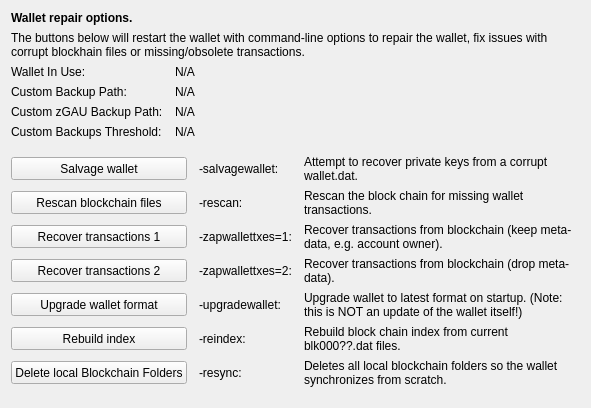
     <widget class="QWidget" name="tab_repair">
      <attribute name="title">
       <string>&amp;Wallet Repair</string>
      </attribute>
      <layout class="QGridLayout" name="gridLayout_4" columnstretch="0,0,0,0">
       <property name="horizontalSpacing">
        <number>12</number>
       </property>
       <item row="0" column="0" colspan="4">
        <widget class="QLabel" name="label_repair_header">
         <property name="font">
          <font>
           <weight>75</weight>
           <bold>true</bold>
          </font>
         </property>
         <property name="text">
          <string>Wallet repair options.</string>
         </property>
        </widget>
       </item>
       <item row="1" column="0" colspan="4">
        <widget class="QLabel" name="label_repair_helptext">
         <property name="font">
          <font>
           <weight>50</weight>
           <bold>false</bold>
          </font>
         </property>
         <property name="text">
          <string>The buttons below will restart the wallet with command-line options to repair the wallet, fix issues with corrupt blockhain files or missing/obsolete transactions.</string>
         </property>
         <property name="wordWrap">
          <bool>true</bool>
         </property>
        </widget>
       </item>
       <item row="2" column="0">
        <widget class="QLabel" name="wallet_path_label">
         <property name="text">
          <string>Wallet In Use:</string>
         </property>
        </widget>
       </item>
       <item row="2" column="1" colspan="3">
        <widget class="QLabel" name="wallet_path">
         <property name="cursor">
          <cursorShape>IBeamCursor</cursorShape>
         </property>
         <property name="text">
          <string>N/A</string>
         </property>
         <property name="textFormat">
          <enum>Qt::PlainText</enum>
         </property>
         <property name="textInteractionFlags">
          <set>Qt::LinksAccessibleByMouse|Qt::TextSelectableByKeyboard|Qt::TextSelectableByMouse</set>
         </property>
        </widget>
       </item>
       <item row="3" column="0">
        <widget class="QLabel" name="wallet_custombackuppath_label">
         <property name="text">
          <string>Custom Backup Path:</string>
         </property>
         <property name="visible">
          <bool>false</bool>
         </property>
        </widget>
       </item>
       <item row="3" column="1" colspan="3">
        <widget class="QLabel" name="wallet_custombackuppath">
         <property name="cursor">
          <cursorShape>IBeamCursor</cursorShape>
         </property>
         <property name="text">
          <string>N/A</string>
         </property>
         <property name="textFormat">
          <enum>Qt::PlainText</enum>
         </property>
         <property name="textInteractionFlags">
          <set>Qt::LinksAccessibleByMouse|Qt::TextSelectableByKeyboard|Qt::TextSelectableByMouse</set>
         </property>
         <property name="visible">
          <bool>false</bool>
         </property>
        </widget>
       </item>
       <item row="4" column="0">
        <widget class="QLabel" name="wallet_customzgaubackuppath_label">
         <property name="text">
          <string>Custom zGAU Backup Path:</string>
         </property>
         <property name="visible">
          <bool>false</bool>
         </property>
        </widget>
       </item>
       <item row="4" column="1" colspan="3">
        <widget class="QLabel" name="wallet_customzgaubackuppath">
         <property name="cursor">
          <cursorShape>IBeamCursor</cursorShape>
         </property>
         <property name="text">
          <string>N/A</string>
         </property>
         <property name="textFormat">
          <enum>Qt::PlainText</enum>
         </property>
         <property name="textInteractionFlags">
          <set>Qt::LinksAccessibleByMouse|Qt::TextSelectableByKeyboard|Qt::TextSelectableByMouse</set>
         </property>
         <property name="visible">
          <bool>false</bool>
         </property>
        </widget>
       </item>
       <item row="5" column="0">
        <widget class="QLabel" name="wallet_custombackupthreshold_label">
         <property name="text">
          <string>Custom Backups Threshold:</string>
         </property>
         <property name="visible">
          <bool>false</bool>
         </property>
        </widget>
       </item>
       <item row="5" column="1" colspan="3">
        <widget class="QLabel" name="wallet_custombackupthreshold">
         <property name="cursor">
          <cursorShape>IBeamCursor</cursorShape>
         </property>
         <property name="text">
          <string>N/A</string>
         </property>
         <property name="textFormat">
          <enum>Qt::PlainText</enum>
         </property>
         <property name="textInteractionFlags">
          <set>Qt::LinksAccessibleByMouse|Qt::TextSelectableByKeyboard|Qt::TextSelectableByMouse</set>
         </property>
         <property name="visible">
          <bool>false</bool>
         </property>
        </widget>
       </item>
       <item row="6" column="0">
        <spacer name="verticalSpacer_repair1">
         <property name="orientation">
          <enum>Qt::Vertical</enum>
         </property>
         <property name="sizeHint" stdset="0">
          <size>
           <width>10</width>
           <height>10</height>
          </size>
         </property>
        </spacer>
       </item>
       <item row="7" column="0" colspan="2">
        <widget class="QPushButton" name="btn_salvagewallet">
         <property name="minimumSize">
          <size>
           <width>100</width>
           <height>23</height>
          </size>
         </property>
         <property name="text">
          <string>Salvage wallet</string>
         </property>
        </widget>
       </item>
       <item row="7" column="2">
        <widget class="QLabel" name="label_repair_salvage_command">
         <property name="text">
          <string notr="true">-salvagewallet:</string>
         </property>
        </widget>
       </item>
       <item row="7" column="3">
        <widget class="QLabel" name="label_repair_salvage">
         <property name="text">
          <string>Attempt to recover private keys from a corrupt wallet.dat.</string>
         </property>
         <property name="wordWrap">
          <bool>true</bool>
         </property>
        </widget>
       </item>
       <item row="8" column="0" colspan="2">
        <widget class="QPushButton" name="btn_rescan">
         <property name="minimumSize">
          <size>
           <width>100</width>
           <height>23</height>
          </size>
         </property>
         <property name="text">
          <string>Rescan blockchain files</string>
         </property>
        </widget>
       </item>
       <item row="8" column="2">
        <widget class="QLabel" name="label_repair_rescan_command">
         <property name="text">
          <string notr="true">-rescan:</string>
         </property>
        </widget>
       </item>
       <item row="8" column="3">
        <widget class="QLabel" name="label_repair_rescan">
         <property name="text">
          <string>Rescan the block chain for missing wallet transactions.</string>
         </property>
         <property name="wordWrap">
          <bool>true</bool>
         </property>
        </widget>
       </item>
       <item row="9" column="0" colspan="2">
        <widget class="QPushButton" name="btn_zapwallettxes1">
         <property name="minimumSize">
          <size>
           <width>100</width>
           <height>23</height>
          </size>
         </property>
         <property name="text">
          <string>Recover transactions 1</string>
         </property>
        </widget>
       </item>
       <item row="9" column="2">
        <widget class="QLabel" name="label_repair_zap1_command">
         <property name="text">
          <string notr="true">-zapwallettxes=1:</string>
         </property>
        </widget>
       </item>
       <item row="9" column="3">
        <widget class="QLabel" name="label_repair_zap1">
         <property name="text">
          <string>Recover transactions from blockchain (keep meta-data, e.g. account owner).</string>
         </property>
         <property name="wordWrap">
          <bool>true</bool>
         </property>
        </widget>
       </item>
       <item row="10" column="0" colspan="2">
        <widget class="QPushButton" name="btn_zapwallettxes2">
         <property name="minimumSize">
          <size>
           <width>100</width>
           <height>23</height>
          </size>
         </property>
         <property name="text">
          <string>Recover transactions 2</string>
         </property>
        </widget>
       </item>
       <item row="10" column="2">
        <widget class="QLabel" name="label_repair_zap2_command">
         <property name="text">
          <string notr="true">-zapwallettxes=2:</string>
         </property>
        </widget>
       </item>
       <item row="10" column="3">
        <widget class="QLabel" name="label_repair_zap2">
         <property name="text">
          <string>Recover transactions from blockchain (drop meta-data).</string>
         </property>
         <property name="wordWrap">
          <bool>true</bool>
         </property>
        </widget>
       </item>
       <item row="11" column="0" colspan="2">
        <widget class="QPushButton" name="btn_upgradewallet">
         <property name="minimumSize">
          <size>
           <width>100</width>
           <height>23</height>
          </size>
         </property>
         <property name="text">
          <string>Upgrade wallet format</string>
         </property>
        </widget>
       </item>
       <item row="11" column="2">
        <widget class="QLabel" name="label_repair_upgrade_command">
         <property name="text">
          <string notr="true">-upgradewallet:</string>
         </property>
        </widget>
       </item>
       <item row="11" column="3">
        <widget class="QLabel" name="label_repair_upgrade">
         <property name="text">
          <string>Upgrade wallet to latest format on startup. (Note: this is NOT an update of the wallet itself!)</string>
         </property>
         <property name="wordWrap">
          <bool>true</bool>
         </property>
        </widget>
       </item>
       <item row="12" column="0" colspan="2">
        <widget class="QPushButton" name="btn_reindex">
         <property name="minimumSize">
          <size>
           <width>100</width>
           <height>23</height>
          </size>
         </property>
         <property name="text">
          <string>Rebuild index</string>
         </property>
        </widget>
       </item>
       <item row="12" column="2">
        <widget class="QLabel" name="label_repair_reindex_command">
         <property name="text">
          <string notr="true">-reindex:</string>
         </property>
        </widget>
       </item>
       <item row="12" column="3">
        <widget class="QLabel" name="label_repair_reindex">
         <property name="text">
          <string>Rebuild block chain index from current blk000??.dat files.</string>
         </property>
         <property name="wordWrap">
          <bool>true</bool>
         </property>
        </widget>
       </item>
       <item row="13" column="0" colspan="2">
        <widget class="QPushButton" name="btn_resync">
         <property name="minimumSize">
          <size>
           <width>100</width>
           <height>23</height>
          </size>
         </property>
         <property name="text">
          <string>Delete local Blockchain Folders</string>
         </property>
        </widget>
       </item>
       <item row="13" column="2">
        <widget class="QLabel" name="label_repair_resync_command">
         <property name="text">
          <string>-resync:</string>
         </property>
        </widget>
       </item>
       <item row="13" column="3">
        <widget class="QLabel" name="label_repair_resync">
         <property name="text">
          <string>Deletes all local blockchain folders so the wallet synchronizes from scratch.</string>
         </property>
         <property name="wordWrap">
          <bool>true</bool>
         </property>
        </widget>
       </item>
       <item row="14" column="0">
        <spacer name="verticalSpacer_repair2">
         <property name="orientation">
          <enum>Qt::Vertical</enum>
         </property>
         <property name="sizeHint" stdset="0">
          <size>
           <width>20</width>
           <height>10</height>
          </size>
         </property>
        </spacer>
       </item>
      </layout>
     </widget>
